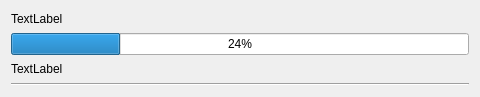
<?xml version="1.0" encoding="UTF-8"?>
<ui version="4.0">
 <class>Form</class>
 <widget class="QWidget" name="Form">
  <property name="geometry">
   <rect>
    <x>0</x>
    <y>0</y>
    <width>480</width>
    <height>97</height>
   </rect>
  </property>
  <property name="windowTitle">
   <string>Form</string>
  </property>
  <layout class="QVBoxLayout" name="verticalLayout">
   <item>
    <widget class="QLabel" name="laBundleName">
     <property name="text">
      <string>TextLabel</string>
     </property>
    </widget>
   </item>
   <item>
    <widget class="QProgressBar" name="pbProgress">
     <property name="value">
      <number>24</number>
     </property>
    </widget>
   </item>
   <item>
    <widget class="QLabel" name="laInfo">
     <property name="text">
      <string>TextLabel</string>
     </property>
    </widget>
   </item>
   <item>
    <widget class="Line" name="line">
     <property name="orientation">
      <enum>Qt::Horizontal</enum>
     </property>
    </widget>
   </item>
  </layout>
 </widget>
 <resources/>
 <connections/>
</ui>
